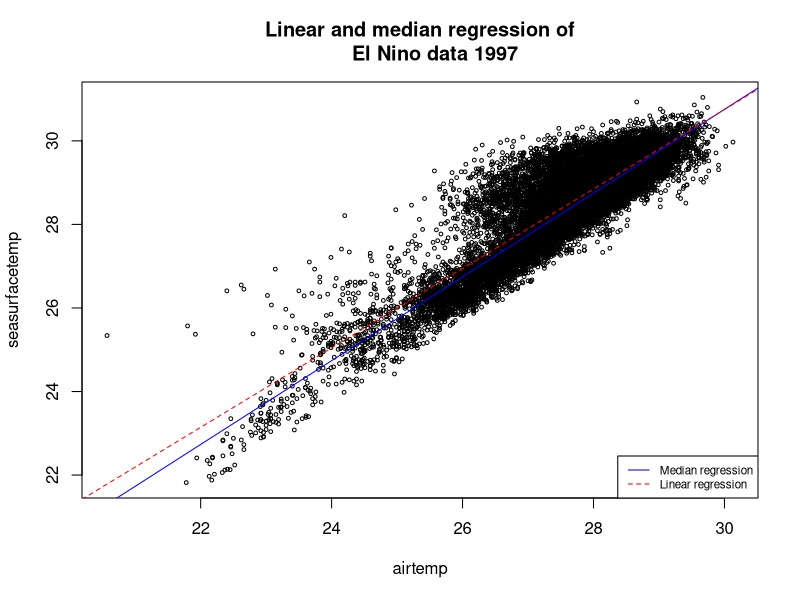
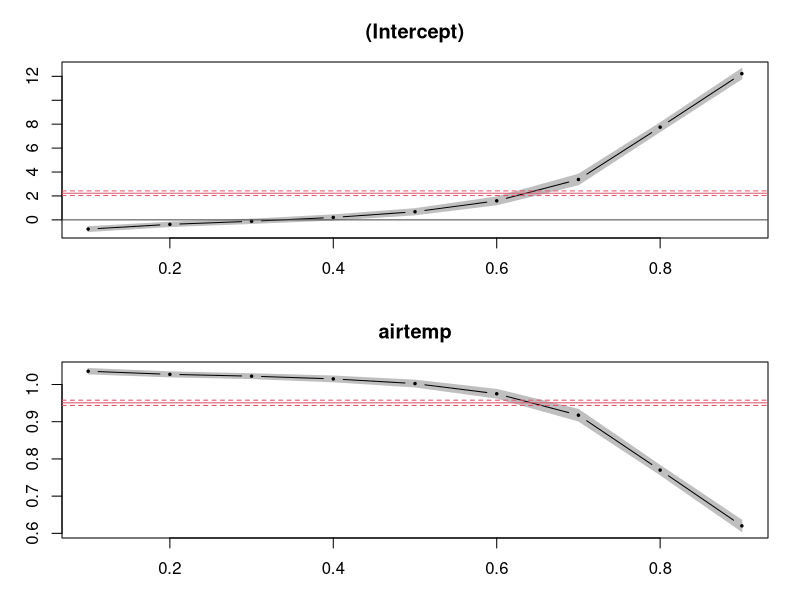
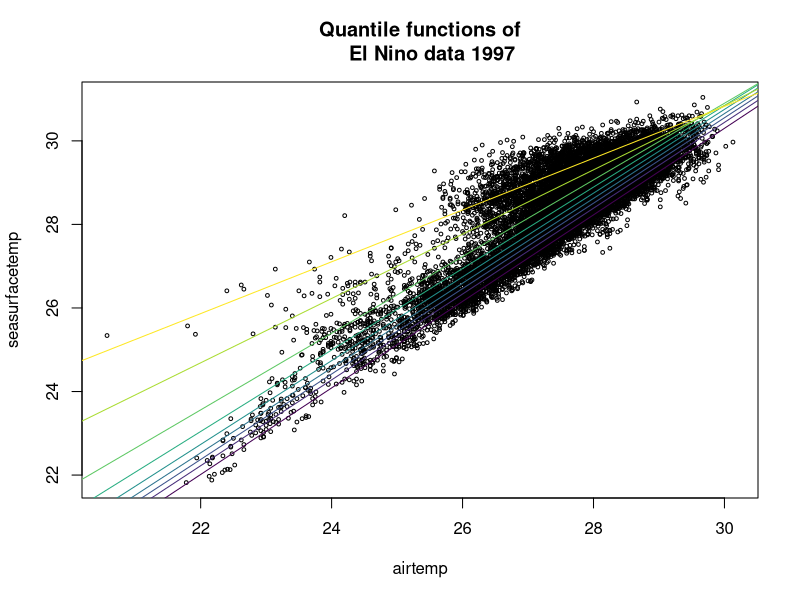
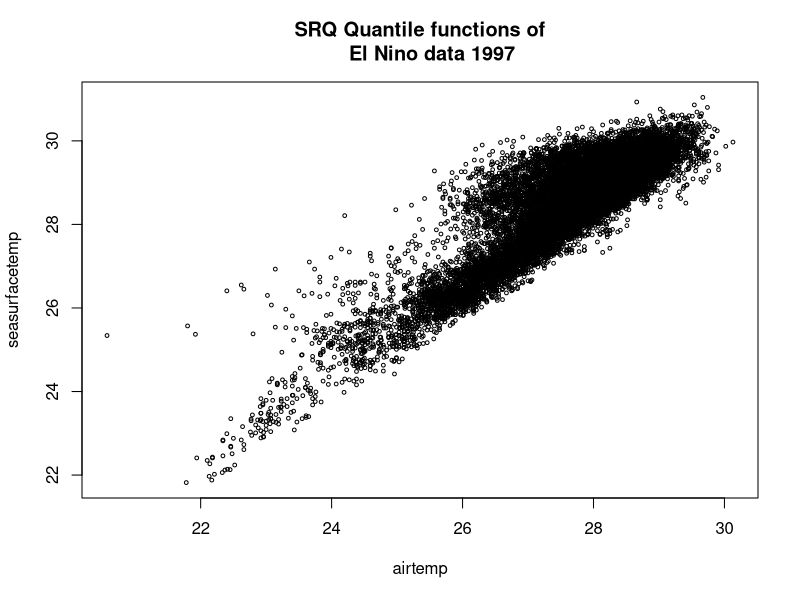

Here is the R script that generated these plots, in order: (Note: this script raises an error after producing the figures.)
## ---- chunk 1
knitr::opts_chunk$set(echo = TRUE)
## ---- chunk 2
library(readr)
elnino <- 
  read_csv("./elnino_clean_final_1997.csv") # import cleaned data
#head(elnino) # 14776 observations

# define variables
latitude <- elnino$Latitude
longitude <- elnino$Longitude
zonalwinds <- elnino$Zonal_Winds
meridionalwinds <- elnino$Meridional_Winds
humidity <- elnino$Humidity
airtemp <- elnino$Air_Temp
seasurfacetemp <- elnino$Sea_Surface_Temp
## ---- chunk 3
# original quantile regression (single covariate)
library(quantreg)
plot(airtemp, seasurfacetemp, main="Linear and median regression of
     El Nino data 1997", cex=0.5)
fit1 <- rq(seasurfacetemp ~ airtemp, tau = 0.5) # median regression
#summary(fit1)
abline(fit1, col="blue") # median regression line (blue solid line)
abline(lm(seasurfacetemp ~ airtemp), lty = 2, col = "red") # linear regression line (red dotted line)
# legend/key
legend("bottomright", legend=c("Median regression", "Linear regression"),
       col=c("blue", "red"), lty=1:2, cex=0.7)


# quantile regression on discrete set of taus
q <- rq(seasurfacetemp ~ airtemp, tau = 1:9/10)
plot(summary(q))
# Reference: https://rpubs.com/ibn_abdullah/rquantile

# Computation takes more time due to more observations
## ---- chunk 4
library(quantreg)
library(viridis)
plot(airtemp, seasurfacetemp, main="Quantile functions of
    El Nino data 1997", cex=0.5)
n <- 10 # number of quantile functions (lines)
for (i in 1:(n-1)){
  elnino_fit_quant <- rq(seasurfacetemp ~ airtemp, tau = i/n)
  abline(elnino_fit_quant, col=viridis(n-1)[i]) # quantile regression line (solid lines)
}
#abline(lm(seasurfacetemp ~ airtemp), lty = 2, col = "red") # linear regression line (red dotted line)
## ---- chunk 5
#library(quantreg)
library(viridis)
y <- c(seasurfacetemp)
x <- matrix(airtemp)
X <- cbind(rep(1,nrow(x)),x)

# plots
plot(x, y, xlab = "airtemp", ylab = "seasurfacetemp", main="SRQ Quantile functions of
    El Nino data 1997", cex=0.5)

# quantile regression using SRQ on discrete set of taus
n <- 10 # number of quantile functions
for (i in 1:(n-1)){
  betas_SRQ <- srq(X,y,tau = i/n)
  abline(a=betas_SRQ[1], b=betas_SRQ[2], col = viridis(n-1)[i]) # SRQ quantile regression line
}
## ---- chunk 6
# original quantile regression (multivariate)
q_mul <- rq(airtemp ~ latitude + longitude + humidity, tau = 5:95/100)
plot(summary(q_mul))

# covariance between the covariates
c(cor(latitude, longitude), cor(latitude, humidity), cor(longitude, humidity))

# Computational time: more
# `non-positive fis` refers to local density estimates made at each x_i value are negative and are set to 0 (when number of these is small compared to sample size, it is harmless) Ref: https://stat.ethz.ch/pipermail/r-help/2009-June/393112.html
